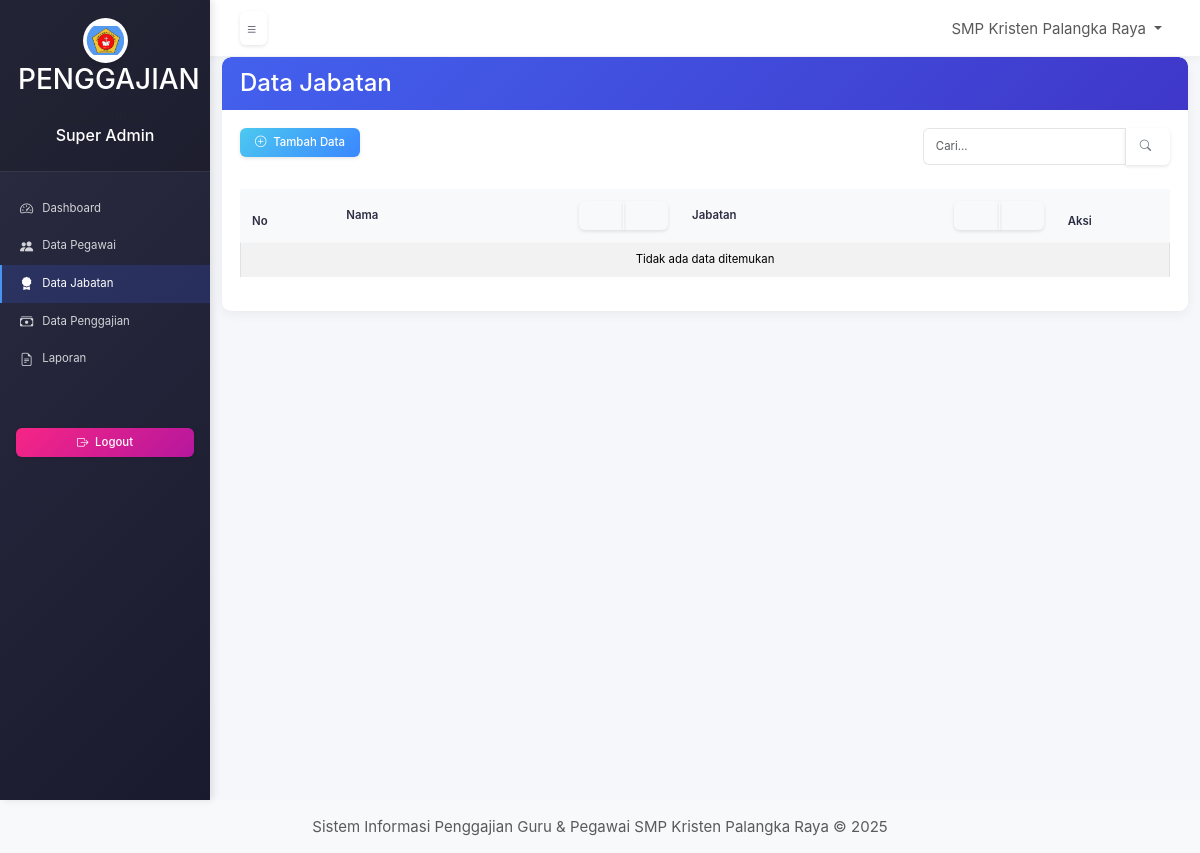
Before: /modules/jabatan/index.php (signed in) with the older database file.
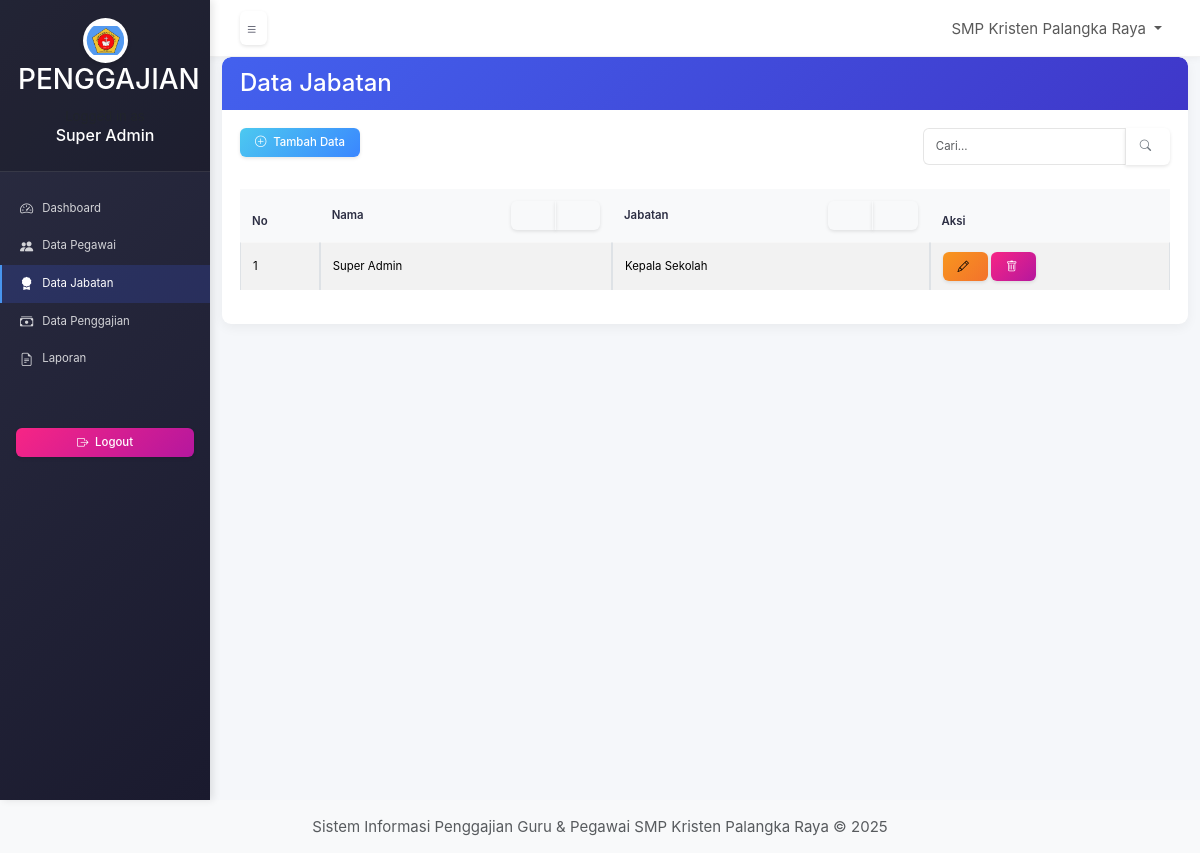
After: the same page with the newer database file.
### tables this page shows
CREATE TABLE `tbl_jabatan` (
  `id` int(11) NOT NULL,
  `nama` varchar(50) NOT NULL,
  `jabatan` varchar(50) NOT NULL
);

### modules/jabatan/index.php (the view, shortened to what this page needs)
<?php
include '../../config/database.php';
$search = isset($_GET['search']) ? mysqli_real_escape_string($conn, $_GET['search']) : '';
$sort_column = isset($_GET['sort']) ? $_GET['sort'] : 'id';
$sort_order = isset($_GET['order']) ? $_GET['order'] : 'ASC';
$sort_order = strtoupper($sort_order) === 'DESC' ? 'DESC' : 'ASC';
$query = "SELECT * FROM tbl_jabatan";
$query .= " ORDER BY $sort_column $sort_order";
$result = mysqli_query($conn, $query);
?>
<?php include '../../includes/header.php'; ?>
<div class="container-fluid">
    <div class="row">
        <div class="col-md-12">
            <div class="card">
                <div class="card-header bg-primary text-white">
                    <h4 class="mb-0">Data Jabatan</h4>
                </div>
                <div class="card-body">
                    <div class="row mb-3">
                        <div class="col-md-6">
                            <a href="create.php" class="btn btn-success mb-3"><i class="bi bi-plus-circle"></i> Tambah Data</a>
                        </div>
                        <div class="col-md-6">
                            <div class="float-end">
                                <div class="input-group">
                                    <input type="text" class="form-control" id="searchInput" placeholder="Cari..." value="<?php echo htmlspecialchars($search); ?>">
                                    <button class="btn btn-outline-secondary" type="button" onclick="realTimeSearch()"><i class="bi bi-search"></i></button>
                                </div>
                            </div>
                        </div>
                    </div>
                    <div class="table-responsive">
                        <table class="table table-bordered table-striped table-hover">
                            <thead class="table-dark">
                                <tr>
                                    <th>No</th>
                                    <th>
                                        <div class="d-flex justify-content-between align-items-center">
                                            <span>Nama</span>
                                            <div class="btn-group">
                                                <a href="?sort=nama&order=ASC&search=<?php echo urlencode($search); ?>" class="btn btn-sm btn-outline-light <?php echo ($sort_column == 'nama' && $sort_order == 'ASC') ? 'active' : ''; ?>">
                                                    <i class="bi bi-sort-alpha-down"></i>
                                                </a>
                                                <a href="?sort=nama&order=DESC&search=<?php echo urlencode($search); ?>" class="btn btn-sm btn-outline-light <?php echo ($sort_column == 'nama' && $sort_order == 'DESC') ? 'active' : ''; ?>">
                                                    <i class="bi bi-sort-alpha-up"></i>
                                                </a>
                                            </div>
                                        </div>
                                    </th>
                                    <th>
                                        <div class="d-flex justify-content-between align-items-center">
                                            <span>Jabatan</span>
                                            <div class="btn-group">
                                                <a href="?sort=jabatan&order=ASC&search=<?php echo urlencode($search); ?>" class="btn btn-sm btn-outline-light <?php echo ($sort_column == 'jabatan' && $sort_order == 'ASC') ? 'active' : ''; ?>">
                                                    <i class="bi bi-sort-alpha-down"></i>
                                                </a>
                                                <a href="?sort=jabatan&order=DESC&search=<?php echo urlencode($search); ?>" class="btn btn-sm btn-outline-light <?php echo ($sort_column == 'jabatan' && $sort_order == 'DESC') ? 'active' : ''; ?>">
                                                    <i class="bi bi-sort-alpha-up"></i>
                                                </a>
                                            </div>
                                        </div>
                                    </th>
                                    <th>Aksi</th>
                                </tr>
                            </thead>
                            <tbody>
                                <?php if (mysqli_num_rows($result) > 0): ?>
                                    <?php $no = 1; ?>
                                    <?php while ($row = mysqli_fetch_assoc($result)): ?>
                                    <tr>
                                        <td><?php echo $no++; ?></td>
                                        <td><?php echo htmlspecialchars($row['nama']); ?></td>
                                        <td><?php echo htmlspecialchars($row['jabatan']); ?></td>
                                        <td>
                                            <a href="edit.php?id=<?php echo $row['id']; ?>" class="btn btn-sm btn-warning"><i class="bi bi-pencil"></i></a>
                                            <a href="delete.php?id=<?php echo $row['id']; ?>" class="btn btn-sm btn-danger" onclick="return confirm('Yakin ingin menghapus?')"><i class="bi bi-trash"></i></a>
                                        </td>
                                    </tr>
                                    <?php endwhile; ?>
                                <?php else: ?>
                                    <tr>
                                        <td colspan="4" class="text-center">Tidak ada data ditemukan</td>
                                    </tr>
                                <?php endif; ?>
                            </tbody>
                        </table>
                    </div>
                </div>
            </div>
        </div>
    </div>
</div>
<?php include '../../includes/footer.php'; ?>

### includes/header.php (shortened to what this page needs)
<?php
$base_url = 'http://' . $_SERVER['HTTP_HOST'] . '/sispeg-gaji';
?>
<!DOCTYPE html>
<html lang="en">
<head>
    <link rel="stylesheet" href="<?php echo $base_url; ?>/assets/css/bootstrap.min.css">
    <link rel="stylesheet" href="<?php echo $base_url; ?>/assets/css/style.css?v=<?php echo time(); ?>">
    <link rel="stylesheet" href="https://cdn.jsdelivr.net/npm/bootstrap-icons@1.11.1/font/bootstrap-icons.css">
</head>
<body>
    <div class="wrapper">
        <?php include 'sidebar.php'; ?>
        <div id="content">
            <nav class="navbar navbar-expand-lg navbar-light bg-light">
                <div class="container-fluid">
                    <button type="button" id="sidebarCollapse" class="btn btn-info">
                        <i class="bi bi-list"></i>
                    </button>
                    <div class="ml-auto">
                        <ul class="navbar-nav">
                            <li class="nav-item dropdown">
                                <a class="nav-link dropdown-toggle" href="#" id="navbarDropdown" role="button" data-bs-toggle="dropdown" aria-expanded="false">
                                    SMP Kristen Palangka Raya
                                </a>
                            </li>
                        </ul>
                    </div>
                </div>
            </nav>

### includes/sidebar.php
<?php
$base_url = 'http://' . $_SERVER['HTTP_HOST'] . '/sispeg-gaji';
$nama = isset($_SESSION['nama']) ? $_SESSION['nama'] : 'Admin';
$current_url = $_SERVER['REQUEST_URI'];
?>
<div class="sidebar">
    <div class="sidebar-header text-center">
        <img src="<?php echo $base_url; ?>/assets/img/logo.jpeg" alt="Logo" class="logo">
        <h3>PENGGAJIAN</h3>
        <div class="user-info mt-2">
            <small class="text-muted">Logged in as</small>
            <h6><?php echo htmlspecialchars($nama); ?></h6>
        </div>
    </div>
    <ul class="list-unstyled components">
        <li class="<?php echo strpos($current_url, 'sispeg-gaji/index.php') !== false ? 'active' : ''; ?>">
            <a href="<?php echo $base_url; ?>/index.php"><i class="bi bi-speedometer2"></i> Dashboard</a>
        </li>
        <li class="<?php echo strpos($current_url, '/modules/user/') !== false ? 'active' : ''; ?>">
            <a href="<?php echo $base_url; ?>/modules/user/index.php"><i class="bi bi-people-fill"></i> Data Pegawai</a>
        </li>
        <li class="<?php echo strpos($current_url, '/modules/jabatan/') !== false ? 'active' : ''; ?>">
            <a href="<?php echo $base_url; ?>/modules/jabatan/index.php"><i class="bi bi-award-fill"></i> Data Jabatan</a>
        </li>
        <li class="<?php echo strpos($current_url, '/modules/penggajian/') !== false ? 'active' : ''; ?>">
            <a href="<?php echo $base_url; ?>/modules/penggajian/index.php"><i class="bi bi-cash-stack"></i> Data Penggajian</a>
        </li>
        <li class="<?php echo strpos($current_url, '/modules/cetak/') !== false ? 'active' : ''; ?>">
            <a href="<?php echo $base_url; ?>/modules/cetak/index.php"><i class="bi bi-file-earmark-text"></i> Laporan</a>
        </li>
    </ul>
    <div class="sidebar-footer p-3">
        <a href="<?php echo $base_url; ?>/modules/auth/logout.php" class="btn btn-danger btn-sm w-100">
            <i class="bi bi-box-arrow-right"></i> Logout
        </a>
    </div>
</div>

### includes/footer.php (shortened to what this page needs)
</div>
        </div>
        <footer class="footer bg-light py-3">
            <div class="container text-center">
                <span class="text-muted">Sistem Informasi Penggajian Guru & Pegawai SMP Kristen Palangka Raya &copy; <?php echo date('Y'); ?></span>
            </div>
        </footer>
    </body>
</html>

### assets/css/style.css (style rules this page uses)
:root { --primary-color: #4361ee; --secondary-color: #3f37c9; --accent-color: #4895ef; --dark-color: #2b2d42; --light-color: #f8f9fa; --success-color: #4cc9f0; --info-color: #4895ef; --warning-color: #f8961e; --danger-color: #f72585; --sidebar-width: 210px; --transition-speed: 0.225s; }
body { font-family: 'Poppins', -apple-system, BlinkMacSystemFont, 'Segoe UI', Roboto, Oxygen, Ubuntu, Cantarell, sans-serif; background-color: #f5f7fa; color: #4a4a4a; line-height: 1.4; overflow-x: hidden; font-size: 0.9375rem; }
.wrapper { display: flex; width: 100%; align-items: stretch; min-height: 100vh; }
.sidebar { min-width: var(--sidebar-width); max-width: var(--sidebar-width); background: linear-gradient(135deg, var(--dark-color) 0%, #1a1a2e 100%); color: white; transition: all var(--transition-speed) ease; box-shadow: 3px 0 7.5px rgba(0, 0, 0, 0.1); position: fixed; height: 100vh; z-index: 1000; left: 0; }
.sidebar .sidebar-header { padding: 1.125rem; background: rgba(0, 0, 0, 0.2); text-align: center; border-bottom: 1px solid rgba(255, 255, 255, 0.1); }
.sidebar ul.components { padding: 1.125rem 0; }
.sidebar ul li a { padding: 0.6rem 1.125rem; color: rgba(255, 255, 255, 0.8); display: flex; align-items: center; text-decoration: none; transition: all 0.225s; font-size: 0.7125rem; border-left: 2.25px solid transparent; }
.sidebar ul li a i { margin-right: 9px; font-size: 0.825rem; }
.sidebar ul li.active > a { color: white; background: rgba(67, 97, 238, 0.2); border-left: 2.25px solid var(--accent-color); }
.logo { width: 45px; height: 45px; object-fit: contain; border-radius: 50%; background: white; padding: 3.75px; box-shadow: 0 3px 4.5px rgba(0, 0, 0, 0.1); transition: all 0.225s ease; }
#content { width: 100%; min-height: 100vh; transition: all var(--transition-speed) ease; margin-left: var(--sidebar-width); }
.navbar { padding: 0.6rem 1.125rem; background: white !important; box-shadow: 0 1.5px 7.5px rgba(0, 0, 0, 0.05); border-bottom: 1px solid rgba(0, 0, 0, 0.05); }
#sidebarCollapse { background: transparent; border: none; color: var(--dark-color); font-size: 0.9rem; padding: 0.375rem; transition: all 0.225s; }
.card { border: none; border-radius: 9px; box-shadow: 0 3.75px 11.25px rgba(0, 0, 0, 0.05); transition: transform 0.225s ease, box-shadow 0.225s ease; overflow: hidden; margin-bottom: 1.125rem; }
.card-header { background: linear-gradient(135deg, var(--primary-color) 0%, var(--secondary-color) 100%); color: white; border-radius: 9px 9px 0 0 !important; padding: 0.75rem 1.125rem; font-weight: 600; border: none; font-size: 0.825rem; }
.card-body { padding: 1.125rem; }
.table { border-collapse: separate; border-spacing: 0; width: 100%; font-size: 0.7125rem; }
.table th { background-color: #f8f9fa; color: var(--dark-color); font-weight: 600; border: none; padding: 0.75rem; position: sticky; top: 0; }
.table td { padding: 0.5625rem 0.75rem; vertical-align: middle; border-top: 1px solid rgba(0, 0, 0, 0.03); }
.btn { padding: 0.375rem 0.9375rem; border-radius: 6px; font-weight: 500; transition: all 0.225s ease; border: none; box-shadow: 0 1.5px 3.75px rgba(0, 0, 0, 0.1); font-size: 0.7125rem; }
.btn-success { background: linear-gradient(135deg, #4cc9f0 0%, #3a86ff 100%); }
.btn-danger { background: linear-gradient(135deg, #f72585 0%, #b5179e 100%); }
.btn-warning { background: linear-gradient(135deg, #f8961e 0%, #f3722c 100%); }
.btn i { margin-right: 3.75px; font-size: 0.7125rem; }
.form-control { border: 1px solid rgba(0, 0, 0, 0.1); border-radius: 6px; padding: 0.5625rem 0.75rem; transition: all 0.225s; font-size: 0.7125rem; }
.sidebar ul li { animation: fadeIn 0.225s ease forwards; opacity: 0; }
.sidebar ul li:nth-child(1) { animation-delay: 0.075s; }
.sidebar ul li:nth-child(2) { animation-delay: 0.15s; }
.sidebar ul li:nth-child(3) { animation-delay: 0.225s; }
.sidebar ul li:nth-child(4) { animation-delay: 0.3s; }
.sidebar ul li:nth-child(5) { animation-delay: 0.375s; }

Changed rows visible on the page:
added tbl_jabatan: nama "Super Admin", jabatan "Kepala Sekolah"
Other visible differences:
text no longer shown: "Tidak ada data ditemukan"
